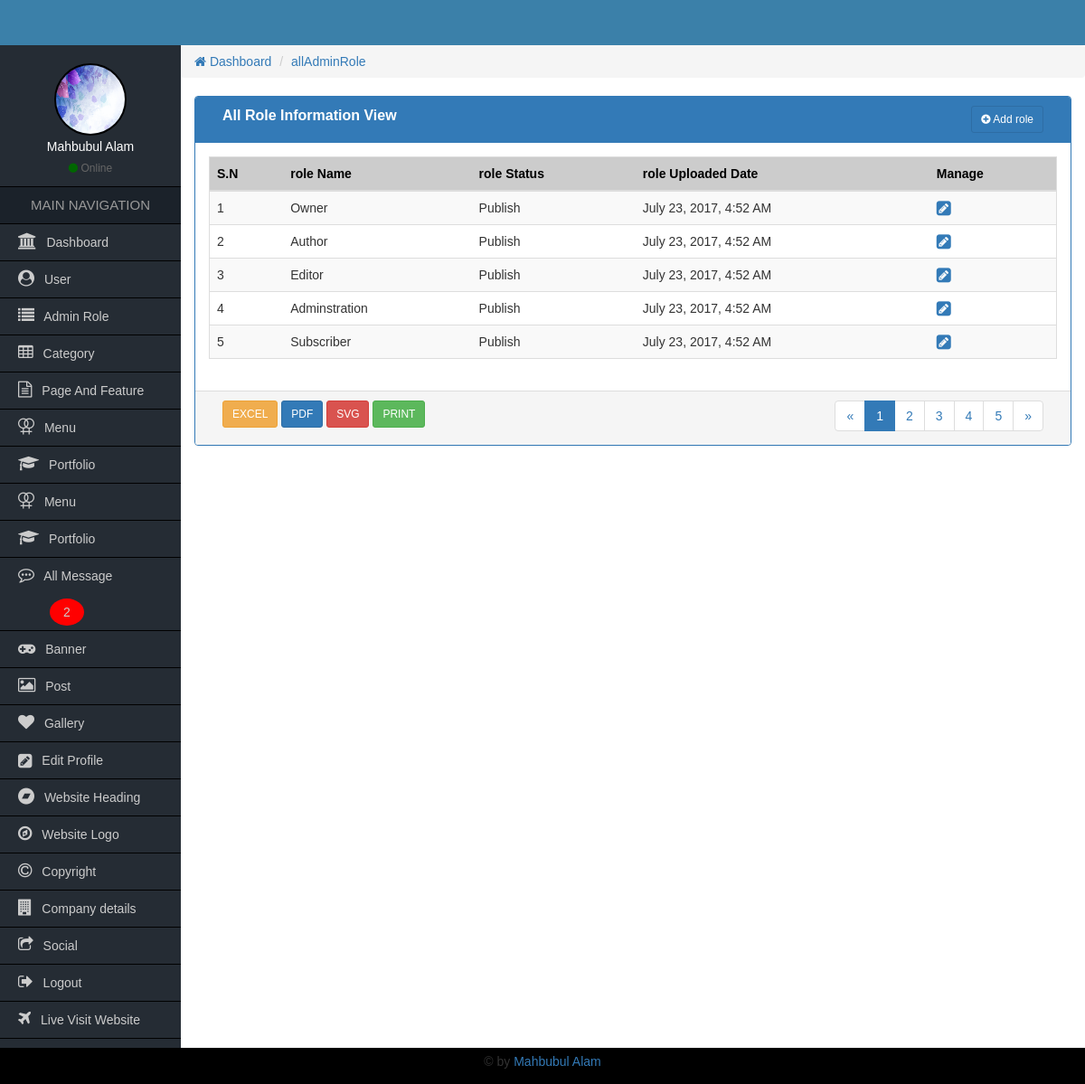
The app's page /Admin/allAdminRole.php (signed in) with its own data.
### tables this page shows
CREATE TABLE `tbl_admin_user_role` (
  `roleId` int(3) NOT NULL,
  `roleName` varchar(50) DEFAULT NULL,
  `roleStatus` tinyint(2) NOT NULL,
  `roleCreateDate` timestamp NOT NULL DEFAULT CURRENT_TIMESTAMP
);

### Admin/functions/function.php (called while the page is built, shortened)
<?php
    function getHeader(){
        require_once "inc/header.php";
    }
    function getSidebar(){
            require_once "inc/sidebar.php";
        }
    function getBread(){
            require_once "inc/bread.php";
        }
    function getFooter(){
            require_once "inc/footer.php";
        }
    function formatDate($date){
         return date('F j, Y, g:i A',strtotime($date));
     }
?>

### Admin/allAdminRole.php (the view, shortened to what this page needs)
<?php
    require_once "functions/function.php";
?>
<?php
    getSidebar();
?>
                <div class="col-md-12">
                	<div class="panel panel-primary">
                        <div class="panel-heading">
                            <div class="col-md-9 heading_title">
                                All Role Information View
                             </div>
                             <div class="col-md-3 text-right">
                             	<a href="addrole.php" class="btn btn-sm btn btn-primary"><i class="fa fa-plus-circle"></i> Add role</a>
                            </div>
                            <div class="clearfix"></div>
                        </div>
                      <div class="panel-body">
                          <table class="table table-responsive table-striped table-hover table_cus">
                          		<thead class="table_head">
                            		<tr>
                                    	<th>S.N</th>
                                    	<th>role Name</th>
                                        <th>role Status</th>
                                        <th>role Uploaded Date</th>
                                        <th>Manage</th>
                                    </tr>
                            	</thead>
                                <tbody>
                                 <?php
                                    $query = "SELECT * FROM tbl_admin_user_role ORDER BY roleId ASC";
                                    $result = mysqli_query($con,$query)->fetch_all(MYSQLI_ASSOC);
                                    if($result){
                                        $i=0;
                                        foreach($result as $role){
                                 ?>
                                	<tr>
                                        <td><?=++$i;?></td>
                                    	<td><?=$role['roleName'];?></td>
                                        <td><?php if($role['roleStatus']==1){echo "Unpublish";}else{echo "Publish";}?></td>
                                        <td><?=formatDate($role['roleCreateDate']);?></td>
                                        <td>
                                           <a href="EditAdminRole.php?roleEditId=<?=$role['roleId'];?>"><i class="fa fa-pencil-square fa-lg"></i></a>
                                        </td>
                                    </tr>
                                    <?php } } ?>
                                </tbody>
                          </table>
                      </div>
                      <div class="panel-footer">
                        <div class="col-md-4">
                        	<a href="#" class="btn btn-sm btn-warning">EXCEL</a>
                            <a href="#" class="btn btn-sm btn-primary">PDF</a>
                            <a href="#" class="btn btn-sm btn-danger">SVG</a>
                            <a href="#" class="btn btn-sm btn-success">PRINT</a>
                        </div>
                        <div class="col-md-4">
                        </div>
                        <div class="col-md-4 text-right">
                        	<nav aria-label="Page navigation">
                              <ul class="pagination pagina_cus">
                                <li>
                                  <a href="#" aria-label="Previous">
                                    <span aria-hidden="true">&laquo;</span>
                                  </a>
                                </li>
                                <li class="active"><a href="#">1</a></li>
                                <li><a href="#">2</a></li>
                                <li><a href="#">3</a></li>
                                <li><a href="#">4</a></li>
                                <li><a href="#">5</a></li>
                                <li>
                                  <a href="#" aria-label="Next">
                                    <span aria-hidden="true">&raquo;</span>
                                  </a>
                                </li>
                              </ul>
                            </nav>
                        </div>
                        <div class="clearfix"></div>
                      </div>
                    </div>
                </div>

### Admin/inc/sidebar.php
<div class="col-md-2 sidebar pd0">
            	<div class="side_user">
                   <?php
                      $userId = $_SESSION['userId'];
                      $query = "SELECT * FROM tbl_admin_user WHERE userId='$userId'";
                      global $con;
                      $result = mysqli_query($con,$query);
                      $resultAdmin = mysqli_fetch_array($result);
                      if($resultAdmin['userImage'] != NULL){
                    ?>
                	<img class="img-responsive" src="uploads/<?=$resultAdmin['userImage'];?>"/>
                   <?php }else{ ?>
                	<img class="img-responsive" src="images/avatar.png"/>
                   <?php } ?>
                    <h4><?=$resultAdmin['userName'];?></h4>
                    <span><i class="fa fa-circle"></i> Online</span>
                </div>
                <h2>MAIN NAVIGATION</h2>
                <ul>
                	<li><a href="index.php"><i class="fa fa-university"></i> Dashboard</a></li>
                   <?php if($_SESSION['roleId'] <= 2){ ?>
                        <li><a href="allUser.php"><i class="fa fa-user-circle"></i> User</a></li>
                        <li><a href="allAdminRole.php"><i class="fa fa-list"></i> Admin Role</a></li>
                    <?php } ?>
                    <?php if($_SESSION['roleId'] <= 4){ ?>
                        <li><a href="allCategory.php"><i class="fa fa-table"></i> Category</a></li>
                        <li><a href="allPageAndFeature.php"><i class="fa fa-file-text-o"></i> Page And Feature</a></li>
                    <?php } ?>
                    <?php if($_SESSION['roleId'] <= 3){ ?>
                       <li><a href="allMenu.php"><i class="fa fa-venus-double" aria-hidden="true"></i> Menu</a></li>
                       <li><a href="allPortfolio.php"><i class="fa fa-graduation-cap" aria-hidden="true"></i> Portfolio</a></li>
                       <li><a href="allPage.php"><i class="fa fa-venus-double" aria-hidden="true"></i> Menu</a></li>
                       <li><a href="allPortfolio.php"><i class="fa fa-graduation-cap" aria-hidden="true"></i> Portfolio</a></li>
                       <?php
                            global $con;
                            $query = "SELECT * FROM tbl_contact WHERE contactStatus='1'";
                            $messageResult = mysqli_query($con,$query);
                            $count = mysqli_num_rows($messageResult);
                        ?>
                        <li><a href="allMessage.php"><i class="fa fa-commenting-o"></i> All Message <?php if($count > 0){?><span style="border-radius:50%;background-color:red;padding:7px 15px;margin-left:35px;"><?=$count;?></span><?php }?></a></li>
                    <?php } ?>
                    <li><a href="allBanner.php"><i class="fa fa-gamepad"></i> Banner</a></li>
                    <li><a href="allPost.php"><i class="fa fa-image"></i> Post</a></li>
                    <li><a href="allGallery.php"><i class="fa fa-heart"></i> Gallery</a></li>
                    <li><a href="userProfileMenu.php?userEditId=<?php echo $_SESSION['userId'];?>"><i class="fa fa-pencil-square fa-lg"></i> Edit Profile</a></li>
                    <?php if($_SESSION['roleId'] <= 2){ ?>
                        <li><a href="website_heading.php"><i class="fa fa-bandcamp"></i> Website Heading</a></li>
                        <li><a href="website_logo.php"><i class="fa fa-compass" aria-hidden="true"></i> Website Logo</a></li>
                        <li><a href="website_copyright.php"><i class="fa fa-copyright"></i> Copyright</a></li>
                        <li><a href="company_details.php"><i class="fa fa-building" aria-hidden="true"></i> Company details</a></li>
                        <li><a href="social_url.php"><i class="fa fa-share-square-o"></i> Social</a></li>
                    <?php } ?>
                    <li><a href="logout.php"><i class="fa fa-sign-out"></i> Logout</a></li>
                    <li><a href="../index.php" target="_blank"><i class="fa fa-plane"></i> Live Visit Website</a></li>
                </ul>
            </div>

### Admin/css/style.css (style rules this page uses)
* { margin:0px; padding:0px; outline:0px; }
img { border:0px; }
ul, ol { list-style-type:none; }
a { text-decoration:none; }
.pd0 { padding-left:0px; padding-right:0px; padding-top:0px; padding-bottom:0px; }
body { font-family:Verdana, Geneva, sans-serif; }
.sidebar { background-color:#252c34; min-height:600px; }
.side_user { text-align:center; color:#fff; padding:20px 0px 10px; border-bottom:1px solid #000; }
.side_user img { width:80px; height:80px; border:2px solid #000; border-radius:50%; display:inline-block; }
.side_user h4 { font-size:14px; margin:5px 0px; }
.side_user span { color:#666; font-size:12px; }
.side_user span i { color:#060; }
.sidebar h2 { font-size:15px; text-align:center; margin:0px; line-height:40px; background-color:#1b222a; color:#999; border-bottom:1px solid #000; }
.sidebar ul li a { font-size:14px; color:#CCC; line-height:40px; padding-left:20px; display:block; border-bottom:1px solid #000; }
.sidebar ul li a i { font-size:18px; padding-right:7px; }
.heading_title { font-size:16px; font-weight:bold; }
.table_cus { border:1px solid #ddd; }
.table_head { background-color:#ccc; color:#000; }
.pagina_cus { padding:0px; margin:0px; }

### records on screen
tbl_admin_user_role: roleName "Owner", roleStatus "Publish", roleCreateDate "July 23, 2017, 4:52 AM"
tbl_admin_user_role: roleName "Author", roleStatus "Publish", roleCreateDate "July 23, 2017, 4:52 AM"
tbl_admin_user_role: roleName "Editor", roleStatus "Publish", roleCreateDate "July 23, 2017, 4:52 AM"
tbl_admin_user_role: roleName "Adminstration", roleStatus "Publish", roleCreateDate "July 23, 2017, 4:52 AM"
tbl_admin_user_role: roleName "Subscriber", roleStatus "Publish", roleCreateDate "July 23, 2017, 4:52 AM"

### other values on screen
$resultAdmin['userName'] "Mahbubul Alam"
$count "2"
getCurrentPage() "allAdminRole"
